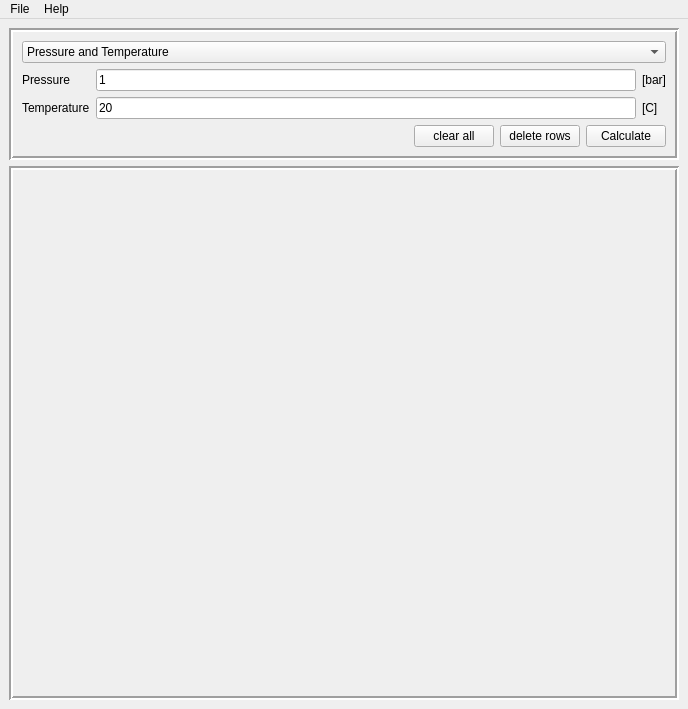
<?xml version="1.0" encoding="UTF-8"?>
<ui version="4.0">
 <class>MainWindow</class>
 <widget class="QMainWindow" name="MainWindow">
  <property name="geometry">
   <rect>
    <x>0</x>
    <y>0</y>
    <width>688</width>
    <height>709</height>
   </rect>
  </property>
  <property name="windowTitle">
   <string>H20props</string>
  </property>
  <widget class="QWidget" name="centralwidget">
   <layout class="QVBoxLayout" name="verticalLayout_3">
    <item>
     <widget class="QFrame" name="frame">
      <property name="sizePolicy">
       <sizepolicy hsizetype="Preferred" vsizetype="Maximum">
        <horstretch>0</horstretch>
        <verstretch>0</verstretch>
       </sizepolicy>
      </property>
      <property name="frameShape">
       <enum>QFrame::Box</enum>
      </property>
      <property name="frameShadow">
       <enum>QFrame::Sunken</enum>
      </property>
      <property name="lineWidth">
       <number>2</number>
      </property>
      <property name="midLineWidth">
       <number>0</number>
      </property>
      <layout class="QVBoxLayout" name="verticalLayout">
       <item>
        <widget class="QComboBox" name="input_selector">
         <item>
          <property name="text">
           <string>Pressure and Temperature</string>
          </property>
         </item>
         <item>
          <property name="text">
           <string>Pressure and Enthalpy</string>
          </property>
         </item>
         <item>
          <property name="text">
           <string>Pressure and Entropy</string>
          </property>
         </item>
         <item>
          <property name="text">
           <string>Pressure and Quality</string>
          </property>
         </item>
         <item>
          <property name="text">
           <string>Temperature and Quality</string>
          </property>
         </item>
         <item>
          <property name="text">
           <string>Enthalpy and Entropy</string>
          </property>
         </item>
        </widget>
       </item>
       <item>
        <layout class="QGridLayout" name="gridLayout">
         <item row="1" column="0">
          <widget class="QLabel" name="label_input2">
           <property name="text">
            <string>Temperature</string>
           </property>
          </widget>
         </item>
         <item row="1" column="1">
          <widget class="QLineEdit" name="input2">
           <property name="text">
            <string>20</string>
           </property>
          </widget>
         </item>
         <item row="1" column="2">
          <widget class="QLabel" name="label_input2_unit">
           <property name="text">
            <string>[C]</string>
           </property>
          </widget>
         </item>
         <item row="0" column="1">
          <widget class="QLineEdit" name="input1">
           <property name="text">
            <string>1</string>
           </property>
          </widget>
         </item>
         <item row="0" column="2">
          <widget class="QLabel" name="label_input1_unit">
           <property name="text">
            <string>[bar]</string>
           </property>
          </widget>
         </item>
         <item row="0" column="0">
          <widget class="QLabel" name="label_input1">
           <property name="text">
            <string>Pressure </string>
           </property>
          </widget>
         </item>
        </layout>
       </item>
       <item>
        <layout class="QHBoxLayout" name="horizontalLayout">
         <item>
          <spacer name="horizontalSpacer">
           <property name="orientation">
            <enum>Qt::Horizontal</enum>
           </property>
           <property name="sizeHint" stdset="0">
            <size>
             <width>40</width>
             <height>20</height>
            </size>
           </property>
          </spacer>
         </item>
         <item>
          <widget class="QPushButton" name="clearButton">
           <property name="text">
            <string>clear all</string>
           </property>
          </widget>
         </item>
         <item>
          <widget class="QPushButton" name="delButton">
           <property name="text">
            <string>delete rows</string>
           </property>
          </widget>
         </item>
         <item>
          <widget class="QPushButton" name="pushButton_calculate">
           <property name="text">
            <string>Calculate</string>
           </property>
          </widget>
         </item>
        </layout>
       </item>
      </layout>
     </widget>
    </item>
    <item>
     <widget class="QScrollArea" name="scrollArea">
      <property name="sizePolicy">
       <sizepolicy hsizetype="MinimumExpanding" vsizetype="Preferred">
        <horstretch>0</horstretch>
        <verstretch>0</verstretch>
       </sizepolicy>
      </property>
      <property name="minimumSize">
       <size>
        <width>0</width>
        <height>0</height>
       </size>
      </property>
      <property name="frameShape">
       <enum>QFrame::Box</enum>
      </property>
      <property name="lineWidth">
       <number>2</number>
      </property>
      <property name="widgetResizable">
       <bool>true</bool>
      </property>
      <widget class="QWidget" name="scrollAreaWidgetContents">
       <property name="geometry">
        <rect>
         <x>0</x>
         <y>0</y>
         <width>666</width>
         <height>504</height>
        </rect>
       </property>
      </widget>
     </widget>
    </item>
   </layout>
  </widget>
  <widget class="QMenuBar" name="menubar">
   <property name="geometry">
    <rect>
     <x>0</x>
     <y>0</y>
     <width>688</width>
     <height>25</height>
    </rect>
   </property>
   <widget class="QMenu" name="menuFile">
    <property name="title">
     <string>File</string>
    </property>
    <addaction name="actionExit"/>
   </widget>
   <widget class="QMenu" name="menuHelp">
    <property name="acceptDrops">
     <bool>true</bool>
    </property>
    <property name="layoutDirection">
     <enum>Qt::LeftToRight</enum>
    </property>
    <property name="tearOffEnabled">
     <bool>false</bool>
    </property>
    <property name="title">
     <string>Help</string>
    </property>
    <addaction name="actionAbout"/>
    <addaction name="actionAbout_Qt"/>
   </widget>
   <addaction name="menuFile"/>
   <addaction name="menuHelp"/>
  </widget>
  <action name="actionExit">
   <property name="text">
    <string>Exit</string>
   </property>
   <property name="shortcut">
    <string>Ctrl+Q</string>
   </property>
  </action>
  <action name="actionAbout">
   <property name="text">
    <string>About</string>
   </property>
   <property name="shortcut">
    <string>Ctrl+H</string>
   </property>
  </action>
  <action name="actionAbout_Qt">
   <property name="text">
    <string>About Qt</string>
   </property>
  </action>
 </widget>
 <tabstops>
  <tabstop>input_selector</tabstop>
  <tabstop>input1</tabstop>
  <tabstop>input2</tabstop>
  <tabstop>pushButton_calculate</tabstop>
  <tabstop>delButton</tabstop>
  <tabstop>clearButton</tabstop>
  <tabstop>scrollArea</tabstop>
 </tabstops>
 <resources/>
 <connections/>
</ui>
